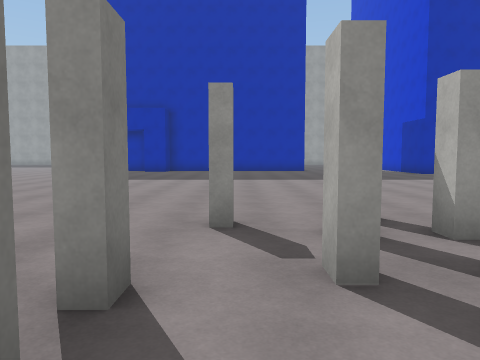
View 1 (above)

24 first-person views from a walk through a 3-D level made in the Unity game engine. The camera is 1.5 m above the floor, tilts 4° down and sees 70° across. The floor is counted in squares, 2 m on a side. Each view is taken from the middle of a square. On the plan, view 1 faces up. The plan holds only what a view shows up to about 11 squares ahead; the rest is blank. The place goes on beyond the plan. The player character is not drawn. Surface patterns are stand-ins for the level's own textures.

View 2
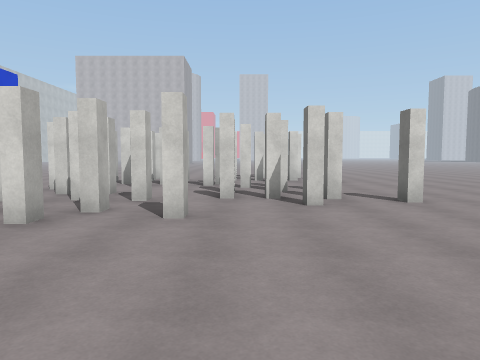

View 3
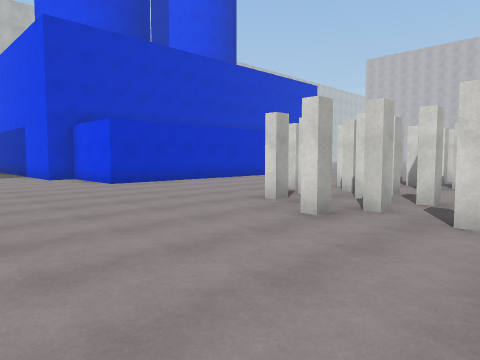

View 4
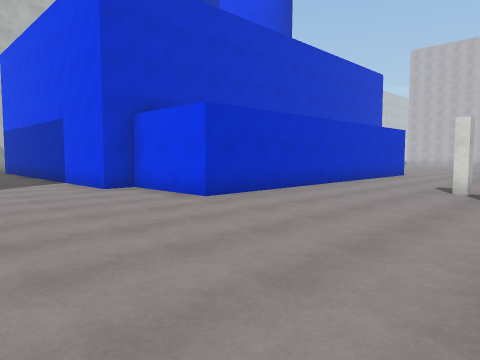

View 5
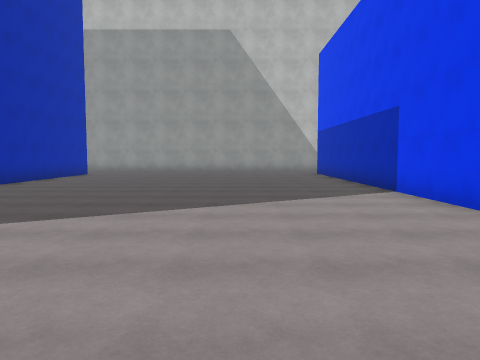

View 6
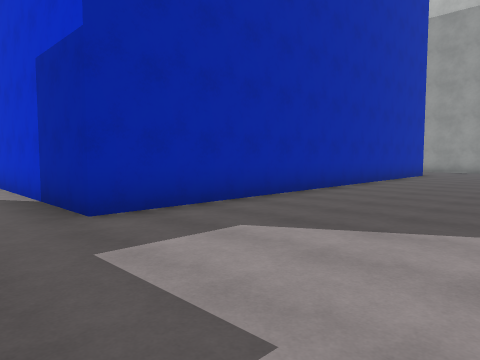

View 7
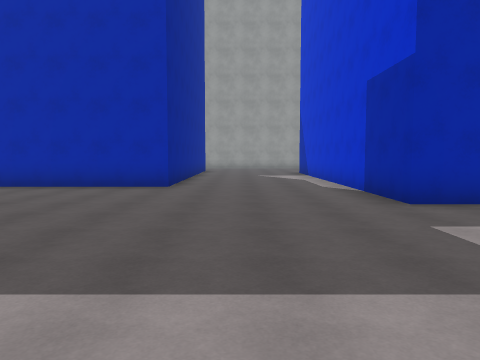

View 8
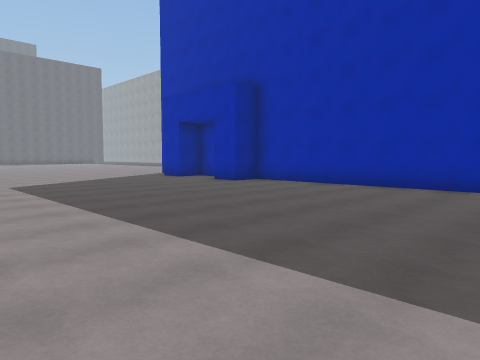

View 9
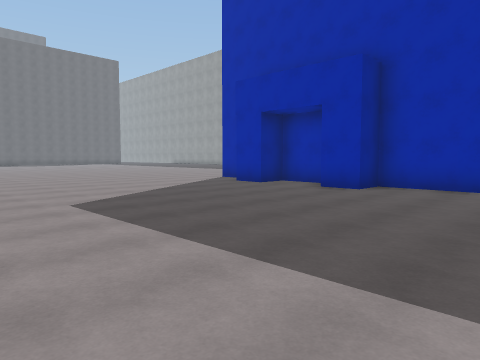

View 10
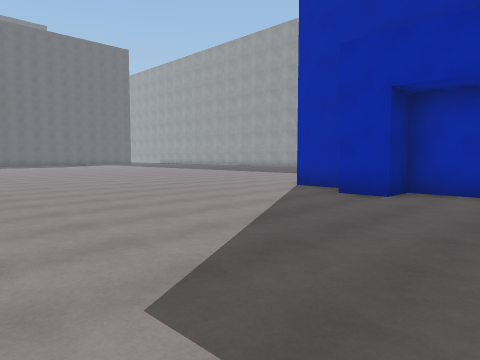

View 11
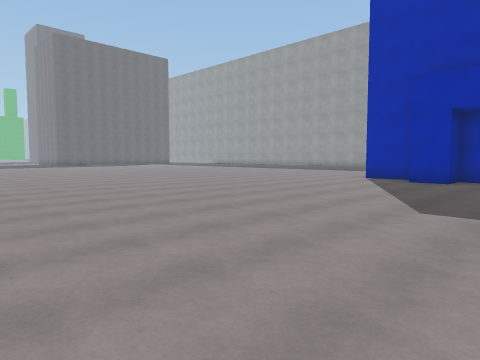

View 12
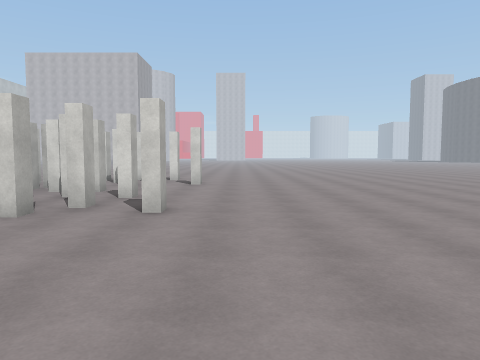

View 13
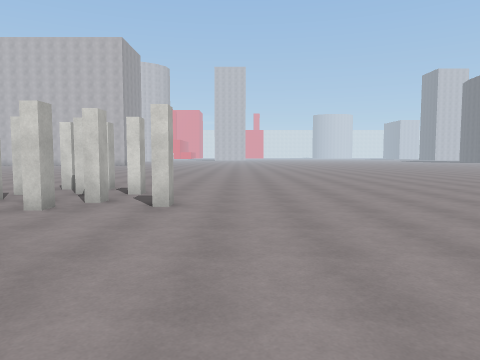

View 14
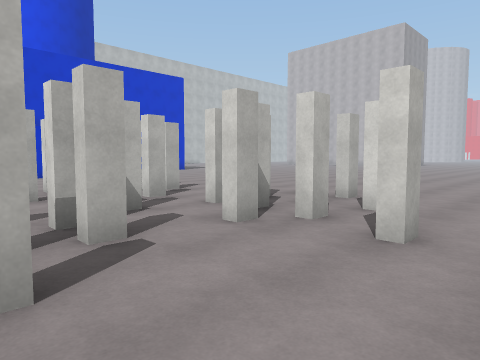

View 15
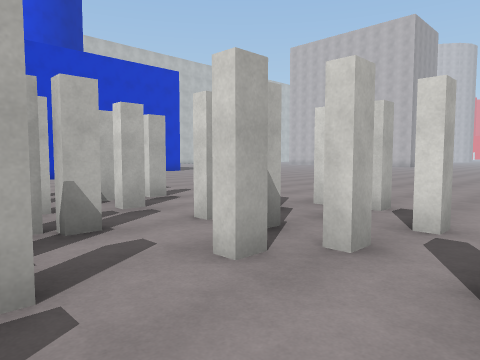

View 16
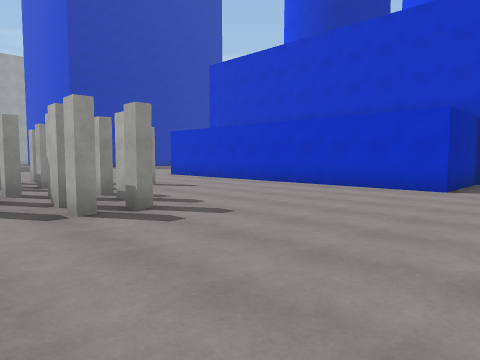

View 17
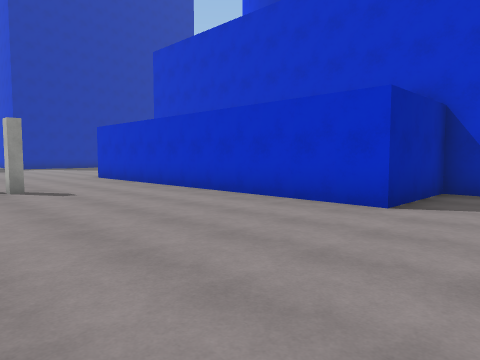

View 18
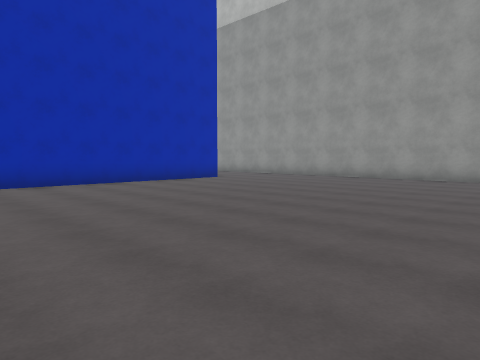

View 19
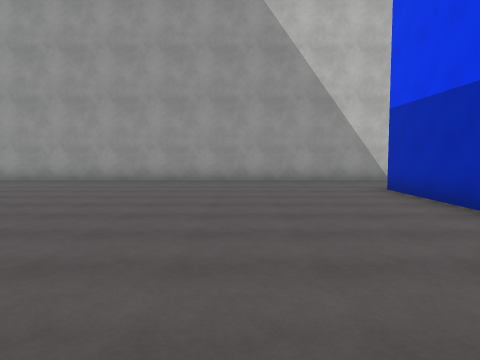

View 20
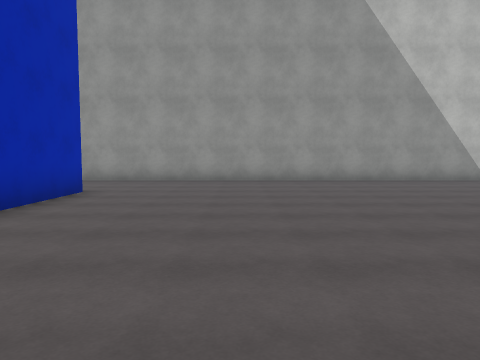

View 21
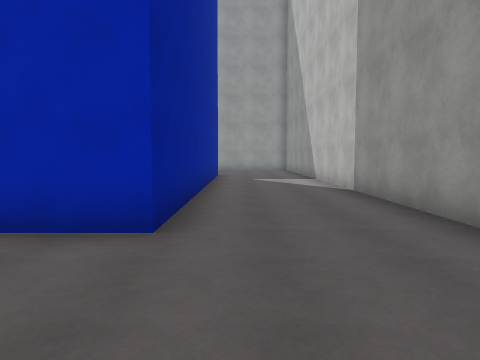

View 22
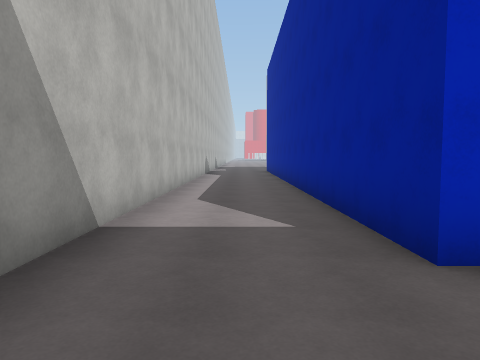

View 23
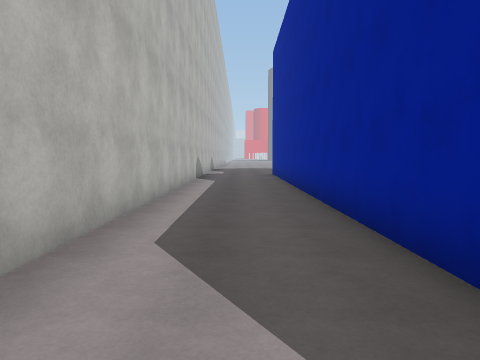

View 24
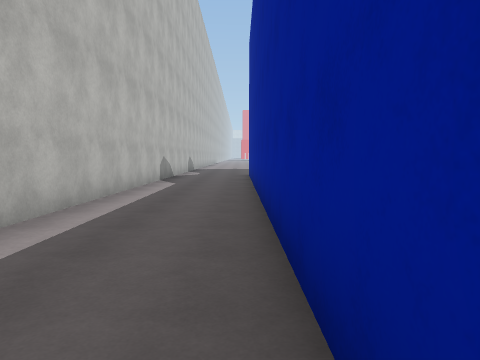

### Floor plan
Key: @ floor where view 1 was taken; # wall or solid block; . floor; T thing the floor can be seen under or through; B blue block.
Columns run from 16 left of view 1 to 24 right of it. Each row starts with its distance up from view 1.
 22                                     #...#
 21                                     #...#
 20                    #....#           #...#
 19                    #....#           #...#
 18      ..#############....#           #...#
 17     .....B..#...........#           #...#
 16    .........B...........#           #...#
 15   ......................#############...#
 14  .......................................#
 13 ........................................#
 12 ........................................#
 11   ......................................#
 10  .......................................#
  9 ........................................#
  8 ........................................#
  7     ....................................#
  6          ...............................#
  5          ...............................#
  4          .......#.T.....#############...#
  3         .........TT#....#           #...#
  2        ......###.TT#....#           #...#
  1        ......###..T#....#           #...#
  0       ........##@..#.#..#           #...#
 -1      ............###....#           #...#
 -2      ........##..###....#           #...#
 -3     .........###........#           #...#
 -4     .........###........#           #...#
 -5      .........##........#           #...#
 -6      ...................####        #...#
 -7     .......................#        #...#
 -8     ...................             #...#

Where each view was taken, in squares from view 1:
view 1: 0 up, 0 right, facing up
view 2: 8 up, 1 left, facing down
view 3: 8 up, 1 left, facing down-right
view 4: 8 up, 3 right, facing down-right
view 5: 8 up, 6 right, facing right
view 6: 10 up, 6 right, facing up-right
view 7: 9 up, 5 right, facing up
view 8: 9 up, 4 right, facing up-left
view 9: 9 up, 0 right, facing up-left
view 10: 10 up, 4 left, facing up-left
view 11: 6 up, 4 left, facing up-left
view 12: 7 up, 5 left, facing down
view 13: 3 up, 5 left, facing down
view 14: 1 up, 5 left, facing down-right
view 15: 0 up, 4 left, facing down-right
view 16: 8 down, 0 right, facing up-right
view 17: 8 down, 3 right, facing up-right
view 18: 5 up, 12 right, facing up-right
view 19: 8 up, 13 right, facing right
view 20: 11 up, 13 right, facing right
view 21: 11 up, 21 right, facing up
view 22: 7 up, 22 right, facing down
view 23: 4 up, 22 right, facing down
view 24: 3 up, 21 right, facing down
